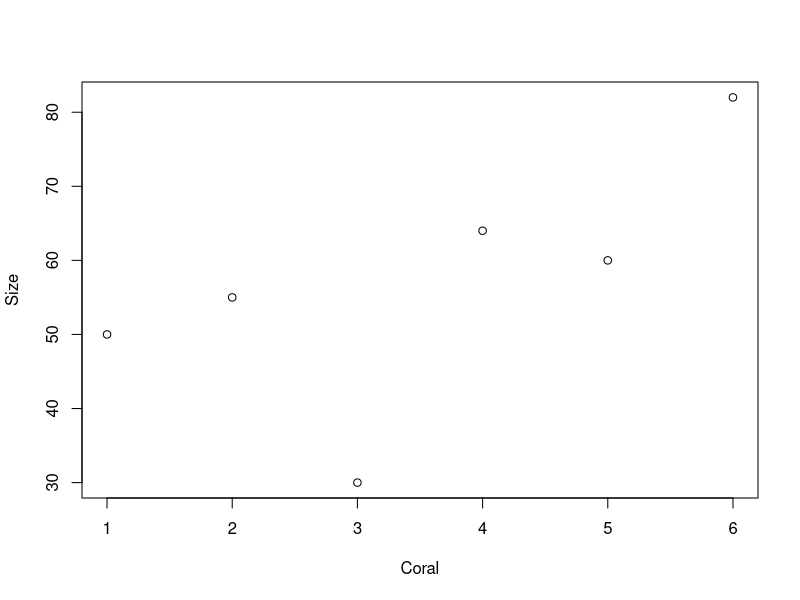
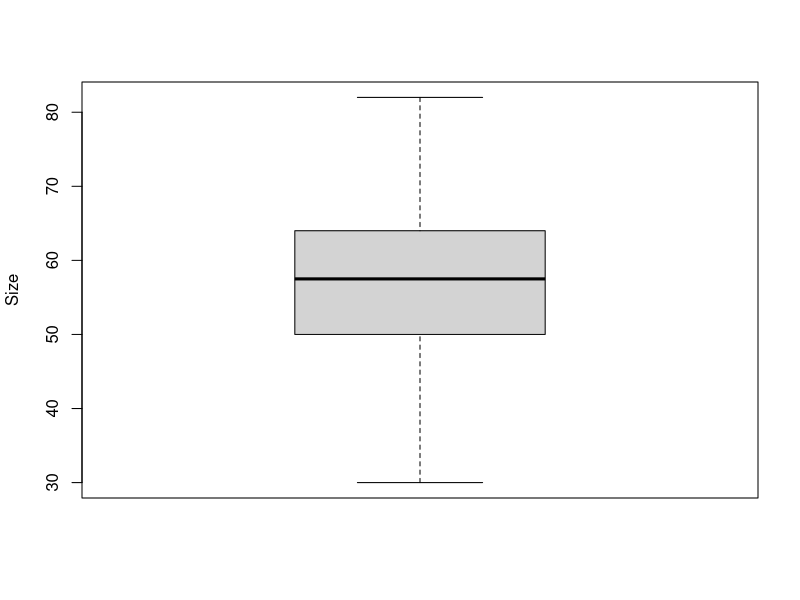

The R script that drew these images, in order:
## ---- chunk 1
knitr::opts_chunk$set(echo = TRUE)
## ---- chunk 2
corals <- read.table("data/corals.txt", header=T)
corals
## ---- chunk 3
mean_size <- mean(corals$size)
mean_size
## ---- chunk 4
plot(corals$size, xlab="Coral", ylab="Size")

boxplot(corals$size, ylab="Size")
